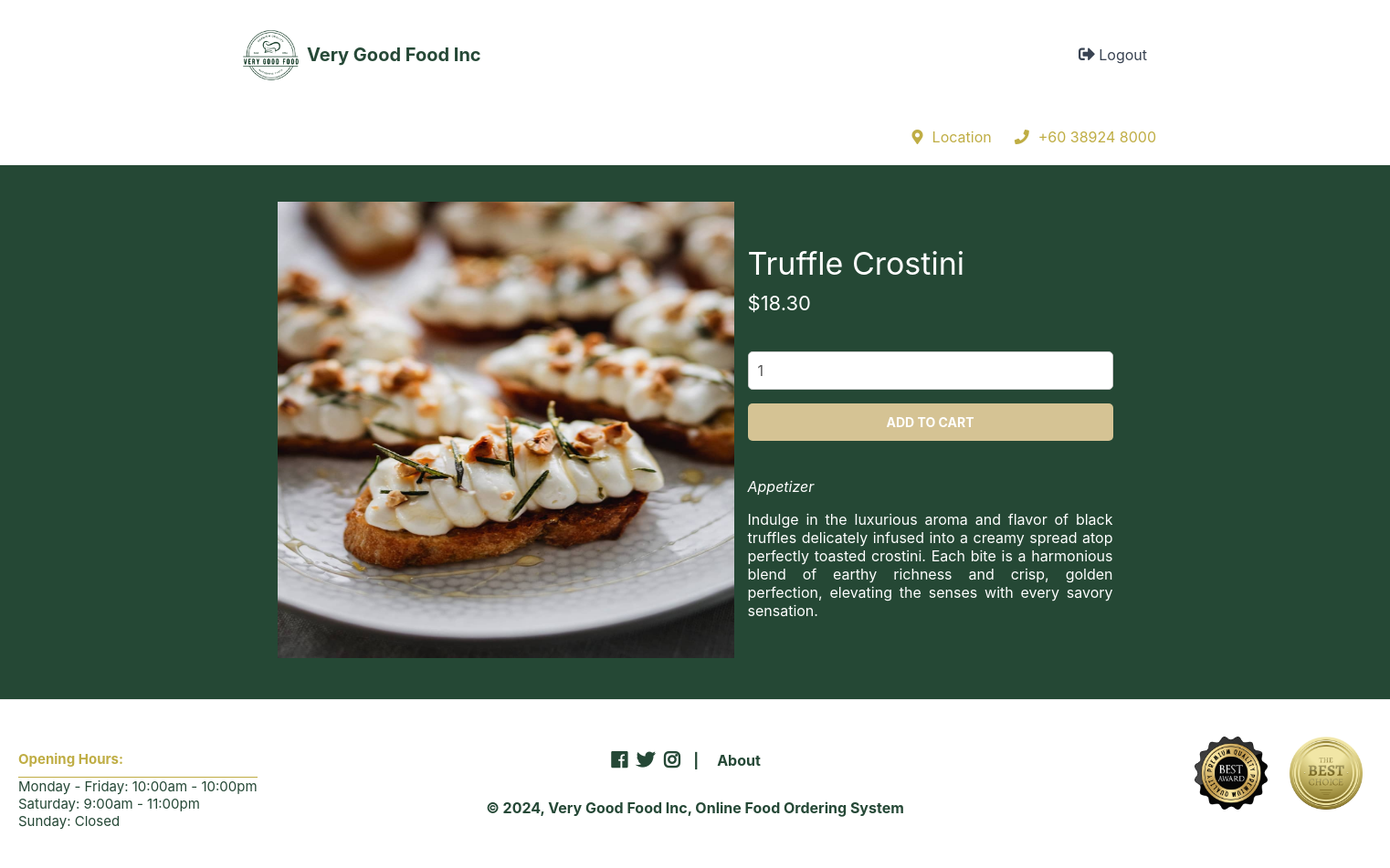
/index.php?page=product&id=1 (signed in), run on the app's committed database.
### tables this page shows
CREATE TABLE `dishes` (
  `id` int(11) NOT NULL,
  `name` varchar(200) NOT NULL,
  `description` text NOT NULL,
  `price` decimal(7,2) NOT NULL,
  `quantity` int(11) NOT NULL,
  `img` text NOT NULL,
  `category_id` int(11) NOT NULL
);

### product.php (the view, shortened to what this page needs)
<?php
if (isset($_GET['id'])) {
    $stmt = $pdo->prepare('SELECT * FROM dishes WHERE id = ?');
    $stmt->execute([$_GET['id']]);
    $dish = $stmt->fetch(PDO::FETCH_ASSOC);
} else {
    error_page('Dish ID not specified', 'The dish ID is required to display a dish.');
    exit();
}
?>
<?=template_header($dish['name'])?>
<div class="product content-wrapper">
    <img src="imgs/<?=$dish['img']?>" width="500" height="500" alt="<?=$dish['name']?>">
    <div>
        <h1 class="name"><?=$dish['name']?></h1>
        <span class="price">
            &dollar;<?=$dish['price']?>
        </span>
        <form action="index.php?page=cart" method="post">
            <input type="number" name="quantity" value="1" min="1" max="<?=$dish['quantity']?>" placeholder="Quantity" required>
            <input type="submit" value="Add To Cart">
        </form>
        <div class="description">
            <?=$dish['description']?>
        </div>
    </div>
</div>
<?=template_footer()?>

### style.css (style rules this page uses)
* { box-sizing: border-box; font-family: -apple-system, BlinkMacSystemFont, "segoe ui", roboto, oxygen, ubuntu, cantarell, "fira sans", "droid sans", "helvetica neue", Arial, sans-serif; font-size: 16px; -webkit-font-smoothing: antialiased; -moz-osx-font-smoothing: grayscale; }
html { height: 100%; }
body { position: relative; min-height: 100%; color: #555555; background-color: #062e19df; margin: 0; padding-bottom: 150px; }
h1, h2, h3, h4, h5 { color: #394352; }
.content-wrapper { width: 1050px; margin: 0 auto; }
main > .product { display: flex; padding: 40px 0; margin-bottom: 40px; }
main > .product > div { padding-left: 15px; }
main > .product h1 { font-size: 34px; color: white; font-weight: normal; margin: 0; padding: 20px 0 10px 0; }
main > .product .price { display: block; font-size: 22px; color: #ffffff; }
main > .product form { display: flex; flex-flow: column; margin: 40px 0; }
main > .product form input[type="number"] { width: 400px; padding: 10px; margin-bottom: 15px; border: 1px solid #ccc; color: #555555; border-radius: 5px; }
main > .product form input[type="submit"] { background: #eed5a2df; border: 0; color: #FFFFFF; width: 400px; padding: 12px 0; text-transform: uppercase; font-size: 14px; font-weight: bold; border-radius: 5px; cursor: pointer; }
main > .product .description { color: white; max-width: 400px; text-align: justify; }
.content-wrapper { margin: 0 auto; padding: 20px; justify-content: center; align-items: center; }

### data on the page
dishes: img (picture), name "Truffle Crostini", price "18.30", description "Appetizer Indulge in the luxurious aroma and flavor of black truffles delicately infused into a creamy spread atop perfectly toasted crostini. Each bite is a harmonious blend of earthy richness and crisp, golden perfection, elevating the senses with every savory sensation."
